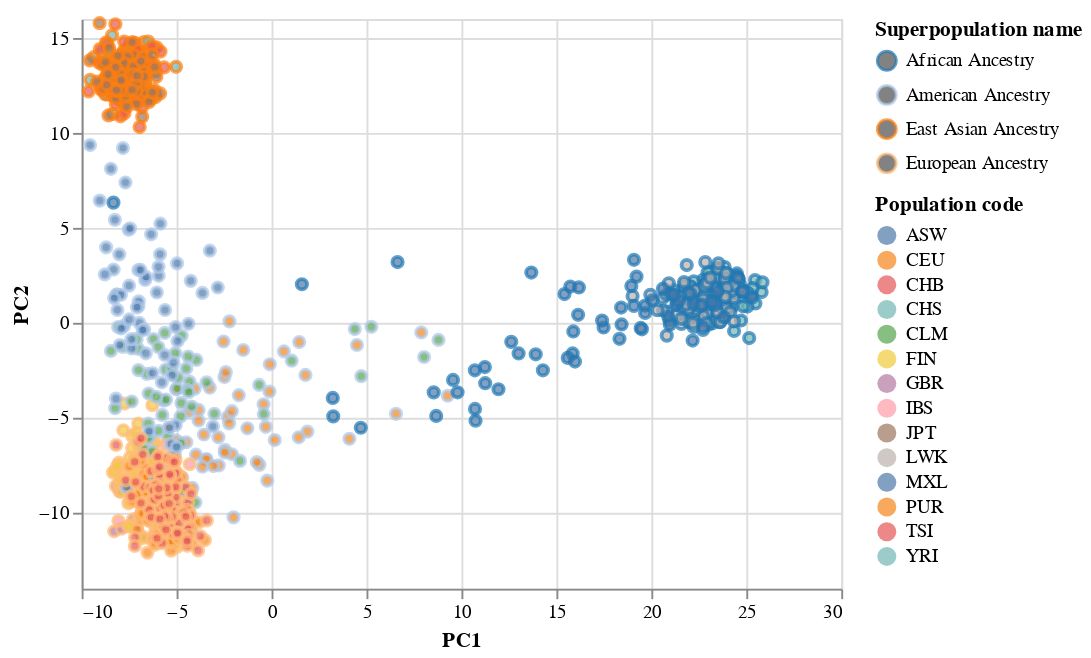

Write notebook code for a chart like this one.
### Code cell
alt.Chart(df_merge).mark_point().encode(
x='PC1',
y='PC2',
color=alt.Color('Superpopulation name', scale=alt.Scale(scheme='category20')),
fill='Population code')

### Figure 1 — Vega-Lite specification as saved in the notebook (floating-point values rounded to 4 significant figures; data arrays with more than 128 entries replaced by an {"elided": "..."} marker saying what was removed)
{"config": {"view": {"continuousWidth": 400, "continuousHeight": 300}}, "data": {"name": "data-42632330ddae0702f45c0a8e390c5dec"}, "mark": "point", "encoding": {"color": {"field": "Superpopulation name", "scale": {"scheme": "category20"}, "type": "nominal"}, "fill": {"field": "Population code", "type": "nominal"}, "x": {"field": "PC1", "type": "quantitative"}, "y": {"field": "PC2", "type": "quantitative"}}, "$schema": "https://vega.github.io/schema/vega-lite/v4.17.0.json", "datasets": {"data-42632330ddae0702f45c0a8e390c5dec": {"elided": "1092 records"}}}
